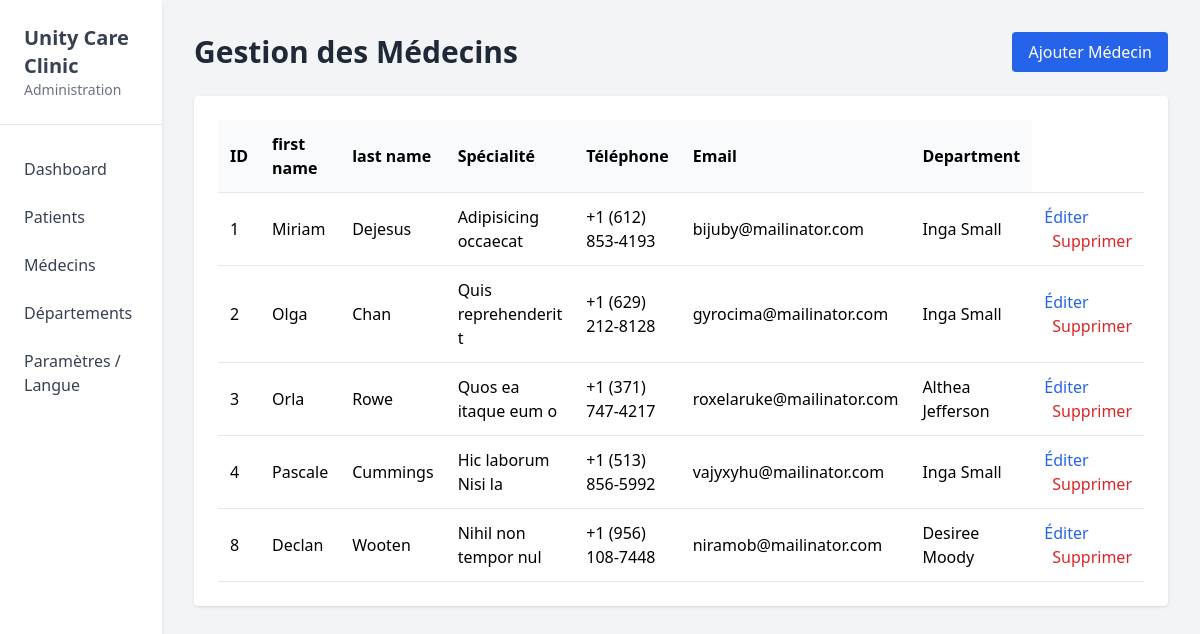
The page /src/pages/doctors.php on the database its author committed.
### tables this page shows
CREATE TABLE `doctors` (
  `id_doctor` int NOT NULL,
  `first_name` varchar(50) NOT NULL,
  `last_name` varchar(50) NOT NULL,
  `specialization` varchar(50) NOT NULL,
  `phone_number` varchar(20) NOT NULL,
  `email` varchar(100) NOT NULL,
  `id_department` int DEFAULT NULL
);

CREATE TABLE `departments` (
  `id_department` int NOT NULL,
  `department_name` varchar(50) NOT NULL,
  `location` varchar(50) NOT NULL
);

### src/config.php (called while the page is built, shortened)
<?php
$host = "localhost";
$user = "root";
$pass = "";
$dbname = "hospital";
$conn = new mysqli($host, $user, $pass, $dbname);
$SqlNumDoctors = "SELECT * FROM doctors;";
$DoctorsResult = $conn->query($SqlNumDoctors);

### src/pages/doctors.php (the view, shortened to what this page needs)
<?php
require_once "../config.php";
?>
<!DOCTYPE html>
<html lang="fr">
<head>
    <script src="https://cdn.tailwindcss.com"></script>
</head>
<body class="bg-gray-100 relative">
    <div class="flex min-h-screen relative">
        <?php include 'sidebar.php'; ?>
        <main class="flex-grow p-8">
            <header class="flex justify-between items-center mb-6">
                <h2 class="text-3xl font-bold text-gray-800">Gestion des Médecins</h2>
                <button type="submit" id="ajoutePatient" class="px-4 py-2 bg-blue-600 text-white rounded">
                    Ajouter Médecin
                </button>
            </header>
            <section class="bg-white rounded shadow p-6 overflow-auto">
                <table class="w-full text-left border-collapse">
                    <thead>
                        <tr class="border-b bg-gray-50">
                            <th class="p-3">ID</th>
                            <th class="p-3">first name</th>
                            <th class="p-3">last name</th>
                            <th class="p-3">Spécialité</th>
                            <th class="p-3">Téléphone</th>
                            <th class="p-3">Email</th>
                            <th class="p-3">Department</th>
                        </tr>
                    </thead>
                    <tbody>
                        <?php
                        while ($row = $DoctorsResult->fetch_assoc()) {
                            echo '<tr class="border-b">';
                            echo '<td class="p-3">' . $row["id_doctor"] . '</td>';
                            echo '<td class="p-3">' . $row["first_name"] . '</td>';
                            echo '<td class="p-3">' . $row["last_name"] . '</td>';
                            echo '<td class="p-3">' . $row["specialization"] . '</td>';
                            echo '<td class="p-3">' . $row["phone_number"] . '</td>';
                            echo '<td class="p-3">' . $row["email"] . '</td>';
                            try{
                                $sqlDepartmentName = "SELECT * FROM departments WHERE id_department =" . $row['id_department'] ;
                            $resultDepartment = $conn->query($sqlDepartmentName);
                            $rowNameDepartmen = $resultDepartment->fetch_assoc();
                            echo '<td class="p-3">' . $rowNameDepartmen["department_name"] . '</td>';
                            }catch(Exception $e){
                                echo "";
                            }
                            echo '<td class="p-3 space-x-2">
                            <a class="text-blue-600" href="../editdoctors.php?id='. $row['id_doctor'] .'">Éditer</a>
                            <a class="text-red-600" href="doctors.php?action=delete&id='. $row["id_doctor"] .'">Supprimer</a>
                        </td>';
                            echo '</tr>';
                        }
                        ?>
                    </tbody>
                </table>
            </section>
        </main>
    </div>
</body>
</html>

### rows shown on the page
doctors: id_doctor "1", first_name "Miriam", last_name "Dejesus", specialization "Adipisicing occaecat", phone_number "+1 (612) 853-4193", email "bijuby@mailinator.com", id_department.department_name "Inga Small"
doctors: id_doctor "2", first_name "Olga", last_name "Chan", specialization "Quis reprehenderit t", phone_number "+1 (629) 212-8128", email "gyrocima@mailinator.com", id_department.department_name "Inga Small"
doctors: id_doctor "3", first_name "Orla", last_name "Rowe", specialization "Quos ea itaque eum o", phone_number "+1 (371) 747-4217", email "roxelaruke@mailinator.com", id_department.department_name "Althea Jefferson"
doctors: id_doctor "4", first_name "Pascale", last_name "Cummings", specialization "Hic laborum Nisi la", phone_number "+1 (513) 856-5992", email "vajyxyhu@mailinator.com", id_department.department_name "Inga Small"
doctors: id_doctor "8", first_name "Declan", last_name "Wooten", specialization "Nihil non tempor nul", phone_number "+1 (956) 108-7448", email "niramob@mailinator.com", id_department.department_name "Desiree Moody"
